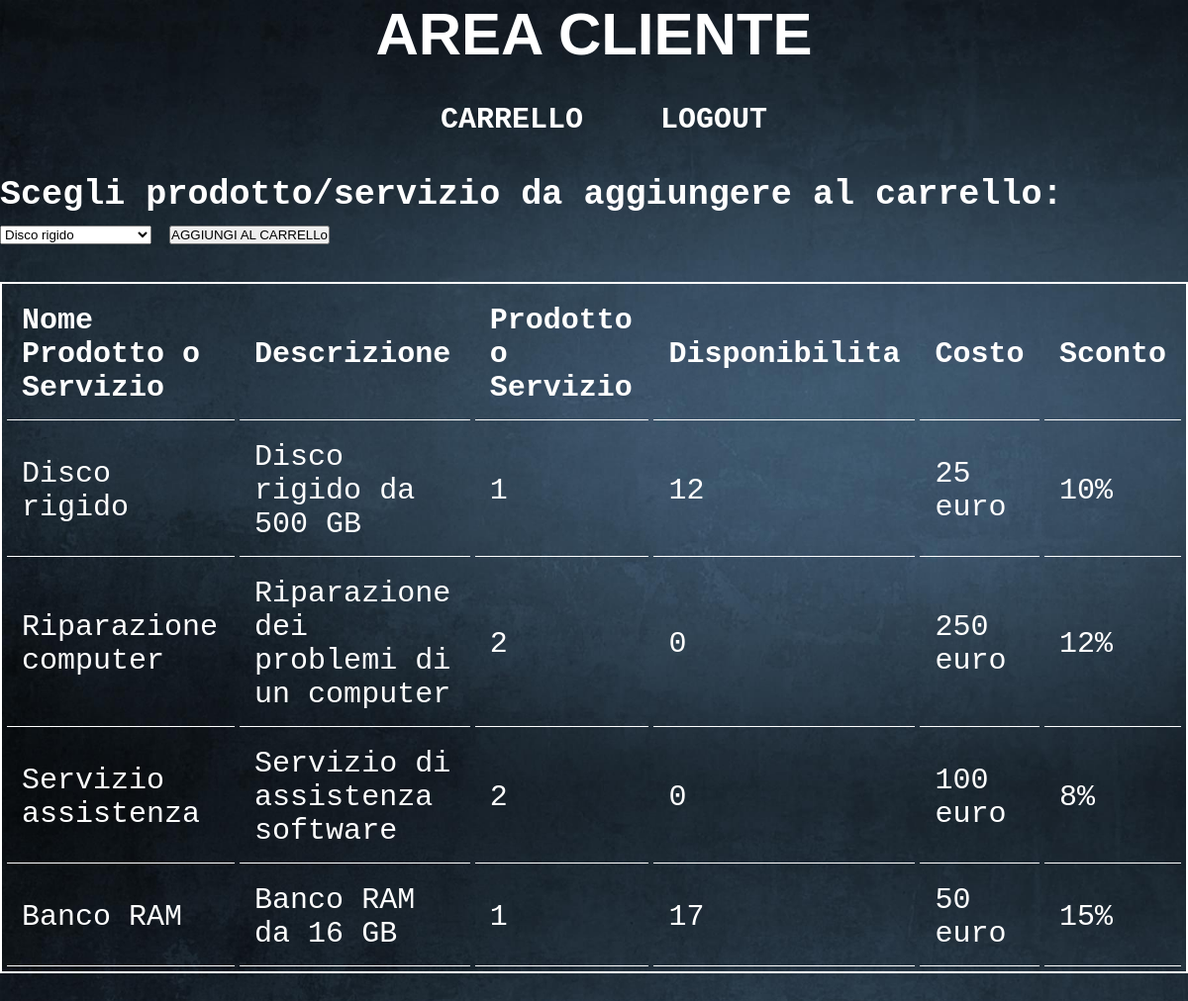
Page /dashboard.php on the committed database.
### tables this page shows
CREATE TABLE `servizi_prodotti` (
  `ID_serv_prod` int(11) NOT NULL,
  `nome_prod_serv` varchar(50) DEFAULT NULL,
  `descrizione` varchar(50) DEFAULT NULL,
  `fk_id_serv_prod` int(11) NOT NULL,
  `disponibilita` varchar(5) DEFAULT '0',
  `costo` varchar(50) DEFAULT NULL,
  `sconto` varchar(50) DEFAULT NULL
);

### dashboard.php (the view, shortened to what this page needs)
<html>
<head>
  <link href="stile.css" rel="stylesheet" typr="text/css">
</head>
<header>
<h1>AREA CLIENTE</h1>
<br>
<nav>
  <ul>
  <li><a href="carrello.php" title="Query">CARRELLO</a></li>
    <li><a href="logout.php" title="Query">LOGOUT</a></li>
  </nav>
</header>
<body>
<br>
<form method="POST" action="aggiungiCarrello.php">
    <h3>Scegli prodotto/servizio da aggiungere al carrello: </h3>
    <select name="cmbCarrello">
        <?php
            include_once "connessione.php";
            $Query="SELECT ID_serv_prod, nome_prod_serv FROM servizi_prodotti;";
            $risultato=$conn->query($Query);
            while ($riga=mysqli_fetch_array ($risultato))
            {
             echo "<option value=\"".$riga['ID_serv_prod']."\">";
             echo   $riga['nome_prod_serv'];
             echo "</option>";
            }
        ?>
    </select>
    <input type="submit" value="AGGIUNGI AL CARRELLo" />
</form>
<br>
    <?php
        include_once "connessione.php";
        $query = "SELECT nome_prod_serv, descrizione, fk_id_serv_prod, disponibilita, costo, sconto FROM servizi_prodotti;";
        $risultato=$conn->query($query);
        if ($risultato==FALSE)
        {
            echo "Query con errori: <br>";
            echo mysqli_error($conn);
        }
        else
        {
            echo "<table>";
            echo "<tr>";
            echo "<th>Nome Prodotto o Servizio</th> <th>Descrizione</th> <th>Prodotto o Servizio</th> <th>Disponibilita</th> <th>Costo</th> <th>Sconto</th>";
            echo"</tr>";
            while ($riga=mysqli_fetch_array($risultato,MYSQLI_ASSOC))
            {
                echo"<tr>";
                echo"<td>".$riga['nome_prod_serv']."</td> <td>".$riga['descrizione']."</td> <td>".$riga['fk_id_serv_prod']."</td> <td>".$riga['disponibilita']."</td> <td>".$riga['costo']."</td> <td>".$riga['sconto']."</td>";
                echo"</tr>";
            }
            echo"</table><br/><br/>";
        }
    ?>
</body>
</html>

### stile.css (style rules this page uses)
table { border: 2px solid white; border-collapse: separate; border-spacing: 5px; border-style: solid; font-size: 30px; font-family: Verdana, Geneva, Tahoma, sans-serif; }
body { background-image: url("sfondo.jpg"); background-repeat: no-repeat; background-size: 100% 100%; font-size: 30px; font-family: Verdana, Geneva, Tahoma, sans-serif; background-size:cover; }
th, td { padding: 15px; text-align: left; border-bottom: 1px solid white; font-family: "Courier New", Courier, Monospace; }
header { color: white; font-family: "Courier New", Courier, Monospace; }
h1 { color: white; font-family: Verdana, Geneva, Tahoma, sans-serif; text-align: center; font-weight: bold; }
body { color: white; font-family: "Courier New", Courier, Monospace; font-weight: bold; }
nav { display: block; height: 40px; padding-top: 1px; padding-left: 20px; text-align: center; }
nav li { display: inline; margin: 20px; padding: 10px; }
nav ul { display: inline; list-style-type: none; }
a { text-decoration: none; color: white; font-size: 30px; transition: all 0.5s ease-in-out; position: relative; text-transform: uppercase; text-align: center; font-weight: bold; font-family: "Courier New", Courier, Monospace; }
*, *:before, *:after { padding: 0; margin: 0; box-sizing: border-box; }
::placeholder { color: #e5e5e5; }

### rows in the picture
servizi_prodotti: nome_prod_serv "Disco rigido", descrizione "Disco rigido da 500 GB", fk_id_serv_prod "1", disponibilita "12", costo "25 euro", sconto "10%"
servizi_prodotti: nome_prod_serv "Riparazione computer", descrizione "Riparazione dei problemi di un computer", fk_id_serv_prod "2", disponibilita "0", costo "250 euro", sconto "12%"
servizi_prodotti: nome_prod_serv "Servizio assistenza", descrizione "Servizio di assistenza software", fk_id_serv_prod "2", disponibilita "0", costo "100 euro", sconto "8%"
servizi_prodotti: nome_prod_serv "Banco RAM", descrizione "Banco RAM da 16 GB", fk_id_serv_prod "1", disponibilita "17", costo "50 euro", sconto "15%"

### other values in the picture
form field cmbCarrello "Disco rigido"
